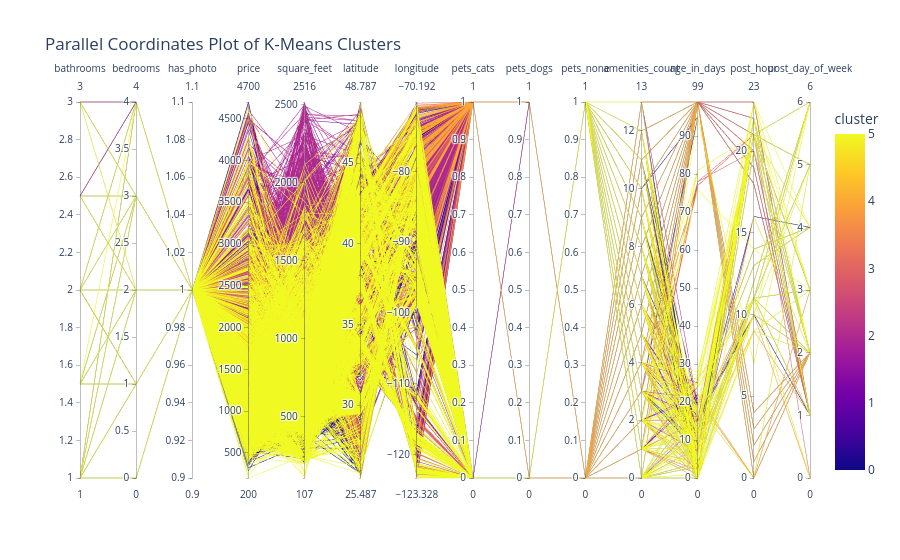

Here is the notebook cell this chart was saved with:
### Markdown cell above
## Clustering Visualization

### Code cell
import plotly.express as px

try:
    # Get the original, unscaled data for the kept rows
    df_analysis_unscaled = df.iloc[df_no_outliers.index]

    # Reset index to align with cluster labels
    df_analysis_unscaled = df_analysis_unscaled.reset_index(drop=True)

    # Add the cluster labels
    df_analysis_unscaled["cluster"] = cluster_labels

    # Create a list of dimensions for the parallel coordinates plot excluding 'cluster'
    dimensions_list = [col for col in df_analysis_unscaled.columns if col != "cluster"]

    fig = px.parallel_coordinates(
        df_analysis_unscaled,
        color="cluster",
        dimensions=dimensions_list,
        title="Parallel Coordinates Plot of K-Means Clusters",
    )

    fig.show()

    fig.write_image("D:/Assignments/Semester-5/Machine-Learning/AFL2/images/parallel_coordinates.png")

except Exception as e:
    print(f"An error occurred: {e}")

### Figure 1 — Plotly figure (JSON) as saved in the notebook; plotly's stock layout.template omitted (floating-point values rounded to 4 significant figures; data arrays with more than 128 entries replaced by an {"elided": "..."} marker saying what was removed)
{"data": [{"dimensions": [{"label": "bathrooms", "values": {"elided": "9193 float values"}}, {"label": "bedrooms", "values": {"elided": "9193 int values"}}, {"label": "has_photo", "values": {"elided": "9193 int values"}}, {"label": "price", "values": {"elided": "9193 int values"}}, {"label": "square_feet", "values": {"elided": "9193 int values"}}, {"label": "latitude", "values": {"elided": "9193 float values"}}, {"label": "longitude", "values": {"elided": "9193 float values"}}, {"label": "pets_cats", "values": {"elided": "9193 int values"}}, {"label": "pets_dogs", "values": {"elided": "9193 int values"}}, {"label": "pets_none", "values": {"elided": "9193 int values"}}, {"label": "amenities_count", "values": {"elided": "9193 int values"}}, {"label": "age_in_days", "values": {"elided": "9193 int values"}}, {"label": "post_hour", "values": {"elided": "9193 int values"}}, {"label": "post_day_of_week", "values": {"elided": "9193 int values"}}], "domain": {"x": [0, 1], "y": [0, 1]}, "line": {"color": {"elided": "9193 int values"}, "coloraxis": "coloraxis"}, "name": "", "type": "parcoords"}], "layout": {"coloraxis": {"colorbar": {"title": {"text": "cluster"}}, "colorscale": [[0, "#0d0887"], [0.1111, "#46039f"], [0.2222, "#7201a8"], [0.3333, "#9c179e"], [0.4444, "#bd3786"], [0.5556, "#d8576b"], [0.6667, "#ed7953"], [0.7778, "#fb9f3a"], [0.8889, "#fdca26"], [1, "#f0f921"]]}, "legend": {"tracegroupgap": 0}, "title": {"text": "Parallel Coordinates Plot of K-Means Clusters"}}}
